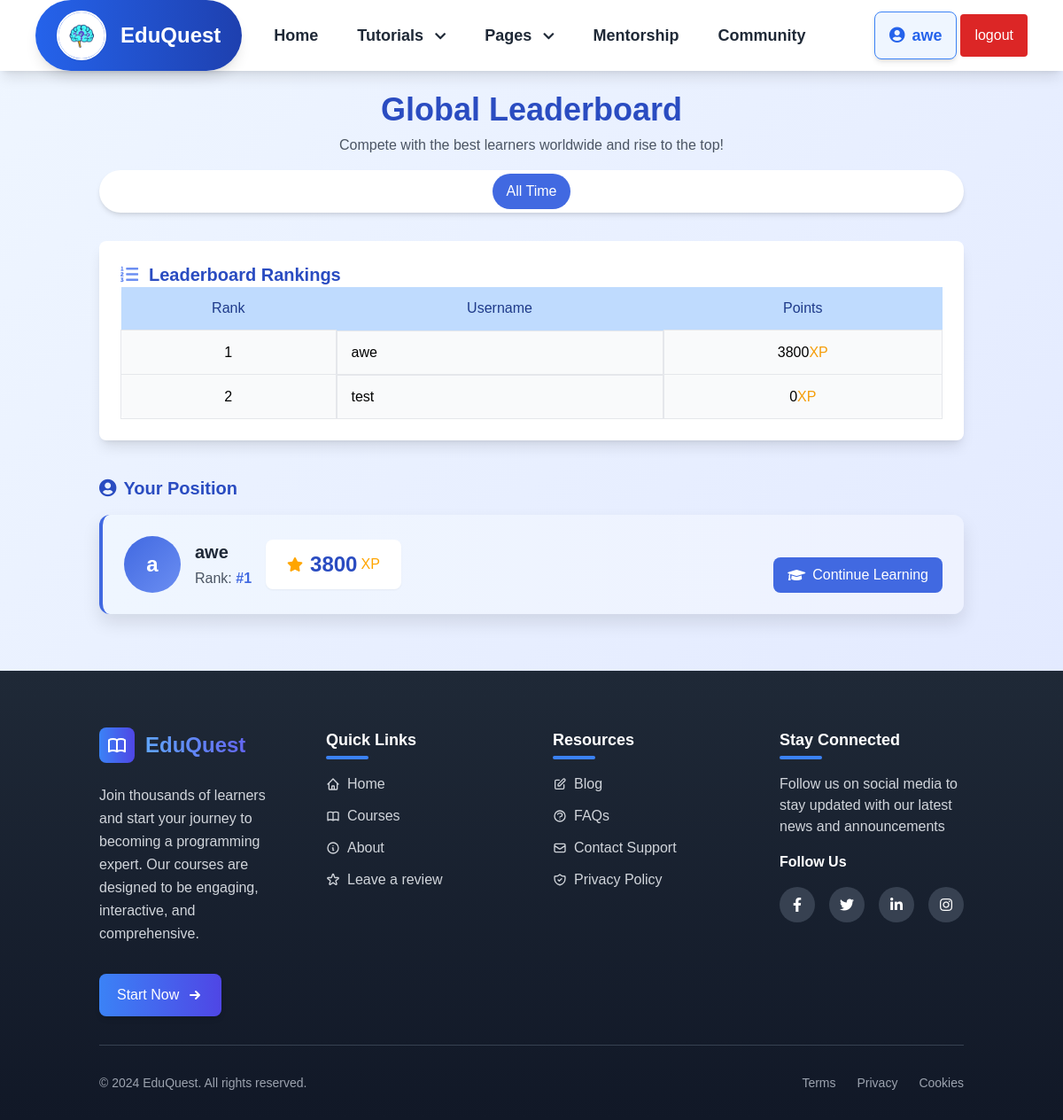
/pages/leaderboard_page.php (signed in), run on the app's committed database.
### tables this page shows
CREATE TABLE `users` (
  `id` int(100) NOT NULL,
  `user_id` varchar(30) NOT NULL,
  `username` varchar(30) NOT NULL,
  `name` varchar(50) NOT NULL,
  `email` varchar(50) NOT NULL,
  `password` varchar(255) NOT NULL,
  `bio` varchar(255) NOT NULL,
  `image_path` varchar(255) NOT NULL,
  `account_type` varchar(30) NOT NULL,
  `badge` varchar(255) NOT NULL,
  `score` int(11) NOT NULL DEFAULT 0,
  `level` int(11) DEFAULT 1,
  `completed_courses` text DEFAULT '[]',
  `fb` varchar(50) NOT NULL,
  `tw` varchar(50) NOT NULL,
  `yt` varchar(50) NOT NULL,
  `date` date DEFAULT NULL,
  `is_active` tinyint(1) DEFAULT 0,
  `signup_date` datetime DEFAULT current_timestamp()
);

### pages/assets/user_auth.php (called while the page is built)
<?php
function getUser(){
    $userId = $_SESSION['auth'];
    $query = "SELECT * from users where user_id = '$userId' LIMIT 1";
    $DB = new Database();
    $result = $DB->read($query);
    if ($result){
        $user_data = $result[0];
        return $user_data;
    }
}

### pages/php/db.php (called while the page is built, shortened)
<?php
    class Database
    {
        private $host = "localhost";
        private $username = "root";
        private $password = "";
        private $db = "learning_app";
        function connect()
        {
            $connection = mysqli_connect($this->host,$this->username,$this->password,$this->db);
            return $connection;
        }
        function read($query)
        {
            $conn = $this->connect();
            $result = mysqli_query($conn,$query);
        if(!$result)
        {
            return false;
        }else
        {
            $data = false;
            while($row = mysqli_fetch_assoc($result))
            {
                $data[] = $row;
            }
            return $data;
        }
        }
    }

### pages/assets/leaderboard_page_inc.php (called while the page is built, shortened)
<?php
$user_data = getUser();
$servername = "localhost";
$username = "root";
$password = "";
$dbname = "learning_app";
$conn = new mysqli($servername, $username, $password, $dbname);
$topUsersQuery = "SELECT username, score FROM users where account_type = 'learner' ORDER BY score DESC LIMIT 50";
$topUsersResult = $conn->query($topUsersQuery);
$user_id = $user_data["id"];
$currentUserId = $user_id;
$userPositionQuery = "
    SELECT username, score, FIND_IN_SET(score, (SELECT GROUP_CONCAT(score ORDER BY score DESC) FROM users)) AS position
    FROM users
    WHERE id = $currentUserId";
$currentUserResult = $conn->query($userPositionQuery);

### pages/leaderboard_page.php (the view, shortened to what this page needs)
<?php
include("./assets/header_pages.php");
include("./assets/leaderboard_page_inc.php");
?>
<!DOCTYPE html>
<html lang="en">
<head>
  <script src="https://cdn.tailwindcss.com"></script>
  <link
    href="https://cdnjs.cloudflare.com/ajax/libs/font-awesome/5.15.3/css/all.min.css"
    rel="stylesheet" />
</head>
<?php include("./assets/fab.php"); ?>
<body class="bg-gradient-to-br from-blue-50 to-indigo-100 font-poppins min-h-screen">
  <div class="container mx-auto p-4 md:p-6 max-w-5xl">
    <div class="text-center mb-8">
      <h1 class="text-3xl md:text-4xl font-bold text-primary-dark mb-2">Global Leaderboard</h1>
      <p class="text-gray-600">Compete with the best learners worldwide and rise to the top!</p>
      <div class="flex justify-center mt-4 bg-white rounded-full shadow-md inline-block p-1">
        <button class="px-4 py-2 rounded-full bg-primary text-white font-medium">All Time</button>
      </div>
    </div>
    <main>
      <div class="bg-white p-6 rounded-lg shadow-lg">
        <h2 class="text-xl font-semibold text-primary-dark flex items-center">
          <i class="fas fa-list-ol mr-3 text-primary-light"></i>
          Leaderboard Rankings
        </h2>
        <?php if ($topUsersResult->num_rows > 0): ?>
          <table class="w-full border-collapse bg-gray-50 rounded-lg overflow-y-auto">
            <thead>
              <tr class="bg-blue-200 text-blue-900">
                <th class="px-4 py-3 font-medium">Rank</th>
                <th class="px-4 py-3 font-medium">Username</th>
                <th class="px-4 py-3 font-medium">Points</th>
              </tr>
            </thead>
            <tbody>
              <?php $rowCount = 0; ?>
              <?php while ($row = $topUsersResult->fetch_assoc()): ?>
                <?php $rowCount++; ?>
                <tr class="hover:bg-blue-100 transition">
                  <td class="border px-4 py-3 text-center"><?php echo $rowCount; ?></td>
                  <td class="border px-4 py-3 flex items-center">
                    <?php echo htmlspecialchars($row['username']); ?>
                  </td>
                  <td class="border px-4 py-3 text-center"><?php echo htmlspecialchars($row['score']); ?><span class="text-amber-500">XP</span></td>
                </tr>
              <?php endwhile; ?>
            </tbody>
          </table>
        <?php else: ?>
          <p class="text-center text-gray-500 mt-6">No users found.</p>
        <?php endif; ?>
      </div>
      <div class="mt-10">
        <h2 class="text-xl font-semibold text-primary-dark mb-4 flex items-center">
          <i class="fas fa-user-circle mr-2"></i>
          Your Position
        </h2>
        <?php if ($currentUserResult->num_rows > 0): ?>
          <?php while ($row = $currentUserResult->fetch_assoc()): ?>
            <div class="bg-gradient-to-r from-blue-50 to-indigo-50 rounded-xl shadow-card p-6 border-l-4 border-primary">
              <div class="flex flex-col md:flex-row md:items-center justify-between">
                <div class="flex items-center mb-4 md:mb-0">
                  <div class="w-16 h-16 rounded-full bg-gradient-to-br from-primary to-primary-light text-white flex items-center justify-center text-2xl font-bold mr-4">
                    <?php echo substr(htmlspecialchars($row['username']), 0, 1); ?>
                  </div>
                  <div>
                    <h3 class="text-xl font-semibold text-gray-800"><?php echo htmlspecialchars($row['username']); ?></h3>
                    <div class="flex items-center mt-1">
                      <span class="text-gray-600 mr-4">Rank: <span class="font-bold text-primary">#<?php echo htmlspecialchars($row['position']); ?></span></span>
                    </div>
                  </div>
                  <div class="bg-white px-6 py-3 rounded-lg shadow-sm flex items-center">
                    <i class="fas fa-star text-accent mr-2"></i>
                    <span class="text-2xl font-bold text-primary-dark"><?php echo htmlspecialchars($row['score']); ?></span>
                    <span class="ml-1 text-accent font-medium">XP</span>
                  </div>
                </div>
                <div class="mt-6 flex flex-wrap gap-4">
                  <a href="../courses.php" class="bg-primary hover:bg-primary-dark text-white px-4 py-2 rounded-lg transition flex items-center">
                    <i class="fas fa-graduation-cap mr-2"></i>
                    Continue Learning
                  </a>
                </div>
              </div>
            <?php endwhile; ?>
          <?php else: ?>
            <p class="text-center text-gray-500">Current user not found.</p>
          <?php endif; ?>
            </div>
    </main>
  </div>
  <?php include("./assets/footer_pages.php") ?>
</body>
</html>

### pages/assets/header_pages.php (shortened to what this page needs)
<?php
include("./assets/user_auth.php");
$user_data = getUser();
?>
<!DOCTYPE html>
<html lang="en">
<head>
    <script src="https://cdn.tailwindcss.com"></script>
    <link href="https://cdnjs.cloudflare.com/ajax/libs/font-awesome/5.15.3/css/all.min.css" rel="stylesheet" />
</head>
<body>
    <nav id="content" class="hidden bg-white shadow-lg">
        <div class="max-w-6xl mx-auto px-4">
            <div class="flex justify-between">
                <div class="flex space-x-4">
                    <div class="flex items-center justify-center">
                        <span class="flex items-center mx-auto py-3 px-6 rounded-full shadow-lg bg-gradient-to-r from-blue-600 to-blue-800">
                            <img
                                alt="EduQuest Logo"
                                class="w-14 h-14 rounded-full border-2 border-white shadow-sm"
                                src="./img/brain.jpg" />
                            <span class="ml-4 text-2xl font-bold text-white">
                                EduQuest
                            </span>
                        </span>
                    </div>
                    <div class="hidden lg:flex items-center space-x-1">
                        <a class="py-4 px-5 text-gray-800 hover:text-blue-600 transition-all duration-300 ease-in-out font-semibold text-lg" href="../dashboard.php">
                            Home
                        </a>
                        <div class="relative" id="dropdown">
                            <button onclick="toggleDropdown()" class="py-4 px-5 text-gray-800 hover:text-blue-600 transition-all duration-300 ease-in-out font-semibold text-lg focus:outline-none">
                                Tutorials
                                <i class="fas fa-chevron-down ml-2 text-sm"></i>
                            </button>
                        </div>
                        <div class="relative">
                            <button id="pagesDropdownButton" class="py-4 px-5 text-gray-800 hover:text-blue-600 transition-all duration-300 ease-in-out font-semibold text-lg focus:outline-none">
                                Pages
                                <i class="fas fa-chevron-down ml-2 text-sm"></i>
                            </button>
                        </div>
                        <a class="py-4 px-5 text-gray-800 hover:text-blue-600 transition-all duration-300 ease-in-out font-semibold text-lg" href="./Learner_Mentor.php">
                            Mentorship
                        </a>
                        <a class="py-4 px-5 text-gray-800 hover:text-blue-600 transition-all duration-300 ease-in-out font-semibold text-lg" href="../forum/index.php">
                            Community
                        </a>
                    </div>
                </div>
                <div class="lg:flex items-center space-x-1 hidden">
                    <a href="../profile_page.php" class="flex items-center gap-4 py-3 px-4 rounded-lg shadow-md border border-blue-500 bg-blue-50 hover:bg-blue-100 hover:shadow-lg transition-all duration-300 ease-in-out space-x-3">
                        <span class="text-lg font-semibold text-blue-600 hover:text-blue-800">
                            <i class="fas fa-user-circle text-gray pe-2"></i><?= $user_data['username'] ?>
                        </span>
                    </a>
                    <a class="py-3 px-4 bg-red-600 text-white rounded hover:bg-red-500" href="../logout.php">
                        logout
                    </a>
                </div>
            </div>
        </div>
    </nav>
</body>
</html>

### data on the page
users: username "awe", score "3800", username "a", position "1"
users: username "test", score "0"
